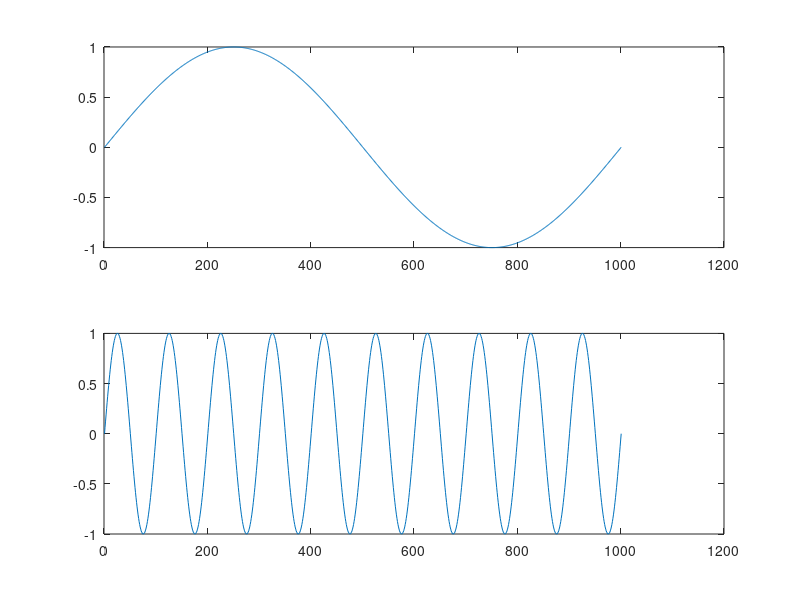
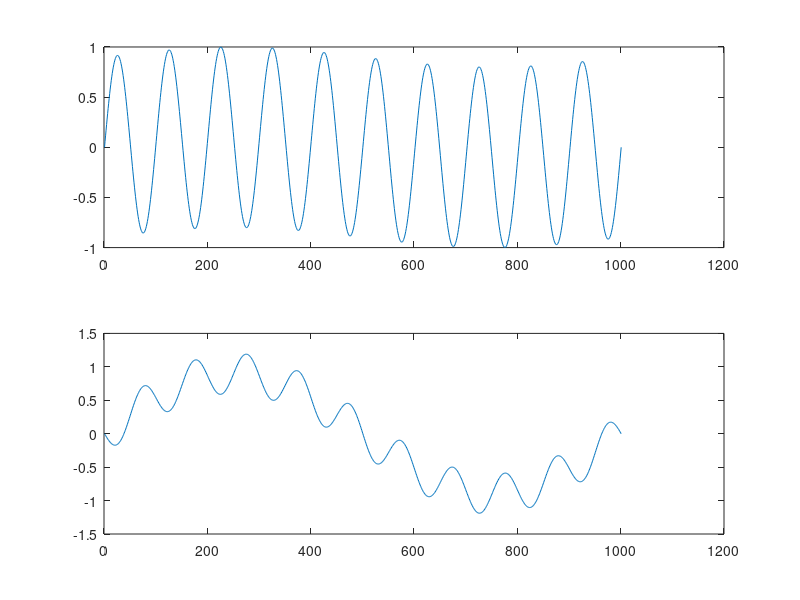

Reproduce these figures in MATLAB, in order. (Note: this script raises an error after producing the figures.)
% Demo of Time Domain ICA with Natural Gradient Algorithm
% with dummy signal (sin).

close all; clear all;  clc;

t=0:pi/100:10*pi;           %time series (sumbu-x)
s1=sin(0.2*t);              %sinyal dari sumber 1
s2=sin(2*t);                %sinyal dari sumber 2

figure(1)
subplot(211); plot(s1);
subplot(212); plot(s2);

x1=0.1*s1+0.9*s2;           %sinyal yang diterima mic1/left ear
x2=-0.3*s2+0.9*s1;           %sinyal yang diterima mic2/right ear

mic_1=x1;   %Reading file from microphone #1.
mic_2=x2;   %Reading file from microphone #2.

% Plot sinyal input TDICA
figure(2)
subplot(211); plot(mic_1);
subplot(212); plot(mic_2);

mix=[mic_1;mic_2];             %mencampur file suara

%P=number of data points, NxP matrix
[N,P]=size(mix);               %P=sampled time=50000;N=number of input=3

% for manualy mixing sources
% permute=randperm(N);           %generate a permutation vector
% x=mix(permute,:);              %time-scrambled inputs for stationarity

x=mix;
%% pre processing (whitening/sphering)
mx=mean(mix');                  %menghitung rata2
c=cov(mix');                    %menghitung kovarian/simpangan baku 
x=x-mx'*ones(1,P);              %campuran-rata2
wz=2*inv(sqrtm(c));             %untuk mendapatkan matrix dekorelasi
x=wz*x;                         %dekorelasi campuran shg cov(x')=4*eye(N)

%inisiasi matriks pemisah
w=eye(N);                       %matriks identitas square dg dimensi N  
M=size(w,2);                    %mencari dimensi matriks w          
sweep=0; oldw=w; olddelta=ones(1,N*N);
Id=eye(M);

% proses pemisahan
L=0.0001; B=30; for I=1:100, sep; end;          %ITERASI TDICA

% Pemisahan sinyal suara
uu=w^-1/wz*mix;         % make unmixed sources
uu11=uu(1,:);
uu12=uu(2,:);

% Plot sinyal estimasi TDICA/input FDICA
figure(3);
subplot(211); plot(uu11);
subplot(212); plot(uu12);
